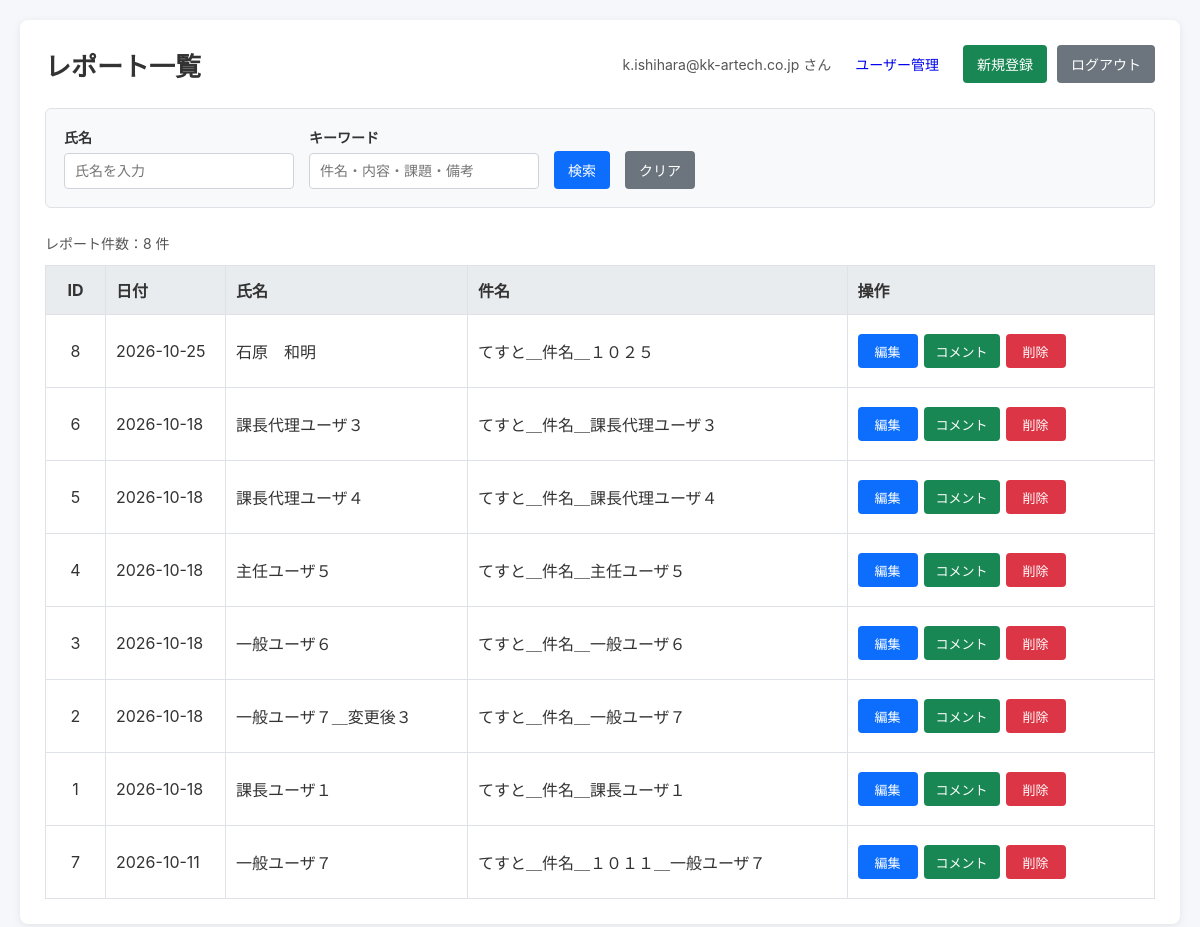
/index.php (signed in), run on an earlier commit of the app's database.
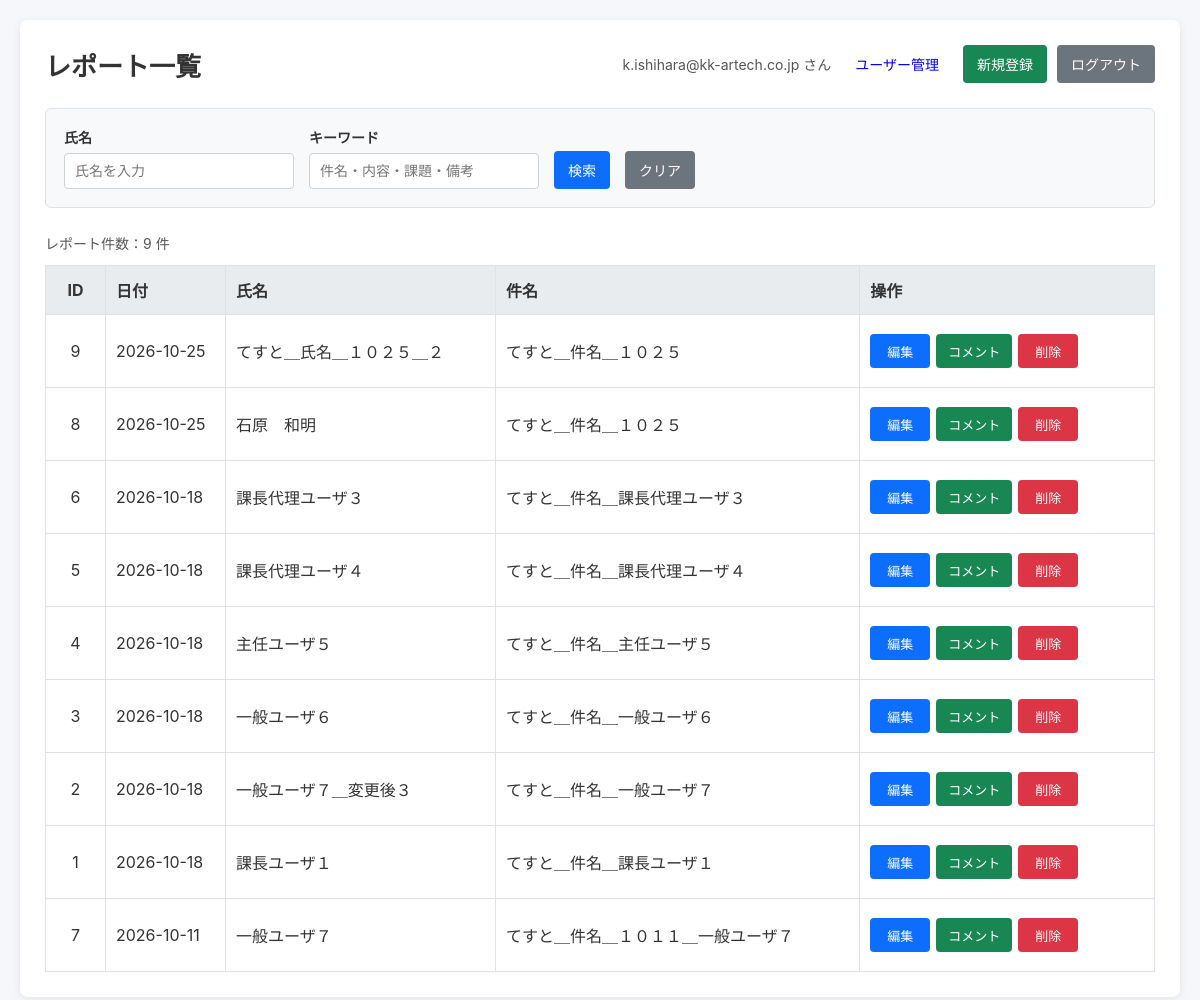
And on a later commit of the database.
### tables this page shows
CREATE TABLE users (
    id INTEGER PRIMARY KEY AUTOINCREMENT,
    username TEXT NOT NULL UNIQUE,
    password_hash TEXT NOT NULL,
    role_title TEXT NOT NULL DEFAULT '一般'
        CHECK (role_title IN ('一般', '主任', '課長代理', '課長', '部長')),
    manager_id INTEGER,
    is_admin INTEGER NOT NULL DEFAULT 0
        CHECK (is_admin IN (0, 1)),
    created_at TEXT NOT NULL,
    FOREIGN KEY (manager_id)
        REFERENCES users(id)
        ON DELETE SET NULL
);

CREATE TABLE reports (
    id INTEGER PRIMARY KEY AUTOINCREMENT,
    user_id INTEGER NOT NULL,
    report_date TEXT NOT NULL,
    name TEXT NOT NULL,
    subject TEXT NOT NULL,
    content TEXT,
    issues TEXT,
    remarks TEXT,
    created_at TEXT NOT NULL,
    updated_at TEXT NOT NULL,
    FOREIGN KEY (user_id)
        REFERENCES users(id)
        ON DELETE RESTRICT
);

### lib/auth.php (called while the page is built, shortened)
<?php
function getLoginUserId(): ?int
{
    return (int) $_SESSION['user_id'];
}
function getLoginUser(PDO $pdo): ?array
{
    $userId = getLoginUserId();
    $stmt = $pdo->prepare(
        'SELECT
            id,
            username,
            role_title,
            manager_id,
            is_admin
         FROM users
         WHERE id = :id'
    );
    $stmt->execute([
        ':id' => $userId,
    ]);
    $user = $stmt->fetch();
    return $user;
}

### lib/functions.php (called while the page is built)
<?php
function h($value)
{
    return htmlspecialchars(
        $value ?? '',
        ENT_QUOTES,
        'UTF-8'
    );
}

### public/index.php (the view, shortened to what this page needs)
<?php
require_once '../config/database.php';
require_once '../lib/functions.php';
require_once '../lib/auth.php';
$loginUser = getLoginUser($pdo);
$loginUserId = (int) $loginUser['id'];
$isAdmin = (int) $loginUser['is_admin'] === 1;
$name = trim($_GET['name'] ?? '');
$keyword = trim($_GET['keyword'] ?? '');
$sql = "
    SELECT *
    FROM reports
    WHERE 1 = 1
";
$params = [];
$sql .= "
    ORDER BY report_date DESC, id DESC
";
$stmt = $pdo->prepare($sql);
$stmt->execute($params);
$reports = $stmt->fetchAll(PDO::FETCH_ASSOC);
?>
<!DOCTYPE html>
<html lang="ja">
<head>
</head>
<body>
<div class="container">
    <div class="header">
        <h1>レポート一覧</h1>
        <div class="header-actions">
            <span class="login-user">
                <?= h($loginUser['username']) ?> さん
            </span>
<?php if ($isAdmin): ?>
<a href="users/users.php" class="button">
    ユーザー管理
</a>
<?php endif; ?>
            <a href="reports/create.php" class="button new-button">
                新規登録
            </a>
            <a href="logout.php" class="button logout-button">
                ログアウト
            </a>
        </div>
    </div>
    <div class="search-container">
        <form method="get" action="index.php" class="search-form">
            <div class="search-item">
                <label for="name">
                    氏名
                </label>
                <input
                    type="text"
                    id="name"
                    name="name"
                    value="<?= h($name) ?>"
                    placeholder="氏名を入力"
                >
            </div>
            <div class="search-item">
                <label for="keyword">
                    キーワード
                </label>
                <input
                    type="text"
                    id="keyword"
                    name="keyword"
                    value="<?= h($keyword) ?>"
                    placeholder="件名・内容・課題・備考"
                >
            </div>
            <button type="submit" class="button search-button">
                検索
            </button>
            <a href="index.php" class="button clear-button">
                クリア
            </a>
        </form>
    </div>
    <div class="list-header">
        <div class="report-count">
            レポート件数：<?= count($reports) ?> 件
        </div>
    </div>
    <div class="table-container">
        <table>
            <thead>
                <tr>
                    <th class="id-column">
                        ID
                    </th>
                    <th class="date-column">
                        日付
                    </th>
                    <th class="name-column">
                        氏名
                    </th>
                    <th class="subject-column">
                        件名
                    </th>
                    <th class="action-column">
                        操作
                    </th>
                </tr>
            </thead>
            <tbody>
                <?php if (empty($reports)): ?>
                    <tr>
                        <td colspan="5" class="no-data">
                            該当するレポートはありません。
                        </td>
                    </tr>
                <?php else: ?>
                    <?php foreach ($reports as $report): ?>
                        <?php
                        $canEdit = $isAdmin
                            || (int) $report['user_id'] === $loginUserId;
                        ?>
                        <tr>
                            <td class="id-column">
                                <?= h($report['id']) ?>
                            </td>
                            <td class="date-column">
                                <?= h($report['report_date']) ?>
                            </td>
                            <td class="name-column">
                                <?= h($report['name']) ?>
                            </td>
                            <td class="subject-column">
                                <?= h($report['subject']) ?>
                            </td>
                            <td class="action-column">
                                <div class="action-cell">
                                    <?php if ($canEdit): ?>
                                        <a
                                            href="reports/edit.php?id=<?= (int) $report['id'] ?>"
                                            class="action-button edit-button"
                                        >
                                            編集
                                        </a>
                                    <?php endif; ?>
                                    <a
                                        href="reports/detail.php?id=<?= (int) $report['id'] ?>"
                                        class="action-button detail-button"
                                    >
                                        コメント
                                    </a>
                                    <?php if ($canEdit): ?>
                                        <form
                                            method="post"
                                            action="reports/delete.php"
                                            class="delete-form"
                                            onsubmit="return confirm('このレポートを削除しますか？');"
                                        >
                                            <button
                                                type="submit"
                                                class="action-button delete-button"
                                            >
                                                削除
                                            </button>
                                        </form>
                                    <?php endif; ?>
                                </div>
                            </td>
                        </tr>
                    <?php endforeach; ?>
                <?php endif; ?>
            </tbody>
        </table>
    </div>
</div>
</body>
</html>

### public/index.php (style rules this page uses)
* { box-sizing: border-box; }
body { margin: 0; padding: 20px; font-family: -apple-system, BlinkMacSystemFont, "Segoe UI", sans-serif; background-color: #f5f7fa; color: #333; }
.container { max-width: 1200px; margin: 0 auto; background-color: #fff; padding: 25px; border-radius: 8px; box-shadow: 0 2px 8px rgba(0, 0, 0, 0.08); }
h1 { margin-top: 0; margin-bottom: 25px; font-size: 26px; }
.header { display: flex; justify-content: space-between; align-items: center; gap: 15px; margin-bottom: 25px; flex-wrap: wrap; }
.header h1 { margin: 0; }
.header-actions { display: flex; align-items: center; gap: 10px; }
.login-user { font-size: 14px; color: #555; }
.button { display: inline-flex; justify-content: center; align-items: center; padding: 9px 14px; border: none; border-radius: 4px; text-decoration: none; font-size: 14px; cursor: pointer; white-space: nowrap; }
.new-button { background-color: #198754; color: #fff; }
.logout-button { background-color: #6c757d; color: #fff; }
.search-container { margin-bottom: 25px; padding: 18px; background-color: #f8f9fa; border: 1px solid #dee2e6; border-radius: 6px; }
.search-form { display: flex; align-items: flex-end; gap: 15px; flex-wrap: wrap; }
.search-item { display: flex; flex-direction: column; gap: 6px; }
.search-item label { font-size: 14px; font-weight: bold; }
.search-item input { width: 230px; max-width: 100%; padding: 9px 10px; border: 1px solid #ced4da; border-radius: 4px; font-size: 14px; }
.search-button { background-color: #0d6efd; color: #fff; }
.clear-button { background-color: #6c757d; color: #fff; }
.list-header { display: flex; justify-content: space-between; align-items: center; margin-bottom: 12px; gap: 10px; flex-wrap: wrap; }
.report-count { font-size: 14px; color: #555; }
.table-container { width: 100%; overflow-x: auto; }
table { width: 100%; border-collapse: collapse; background-color: #fff; }
th, td { padding: 12px 10px; border: 1px solid #dee2e6; text-align: left; vertical-align: middle; }
th { background-color: #e9ecef; font-weight: bold; white-space: nowrap; }
.id-column { width: 60px; text-align: center; }
.date-column { width: 120px; white-space: nowrap; }
.name-column { min-width: 120px; }
.subject-column { min-width: 200px; }
.action-column { min-width: 250px; white-space: nowrap; }
.action-cell { display: flex; align-items: center; gap: 6px; min-height: 48px; }
.action-button { display: inline-flex; justify-content: center; align-items: center; min-height: 34px; padding: 7px 10px; border: none; border-radius: 4px; text-decoration: none; font-size: 13px; cursor: pointer; white-space: nowrap; flex-shrink: 0; }
.edit-button, .edit-button-space { width: 60px; flex: 0 0 60px; }
.edit-button { background-color: #0d6efd; color: #fff; }
.detail-button { min-width: 76px; background-color: #198754; color: #fff; }
.delete-form { display: inline-flex; align-items: center; margin: 0; padding: 0; flex-shrink: 0; }
.delete-button, .delete-button-space { width: 60px; flex: 0 0 60px; }
.delete-button { background-color: #dc3545; color: #fff; }

What changed in the data, as far as the page shows it:
added reports: id "9", report_date "2026-10-25", name "てすと＿氏名＿１０２５＿２", subject "てすと＿件名＿１０２５"
Also different on the page:
count($reports): "8" → "9"
